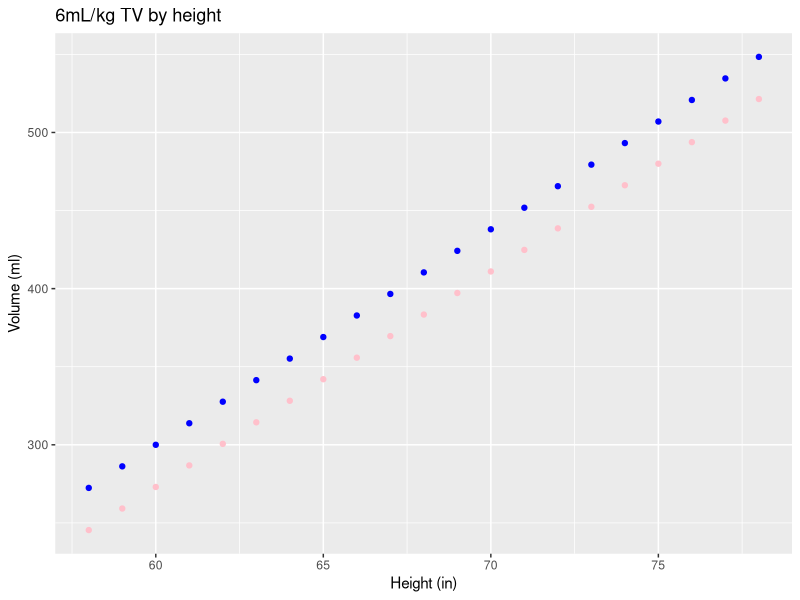
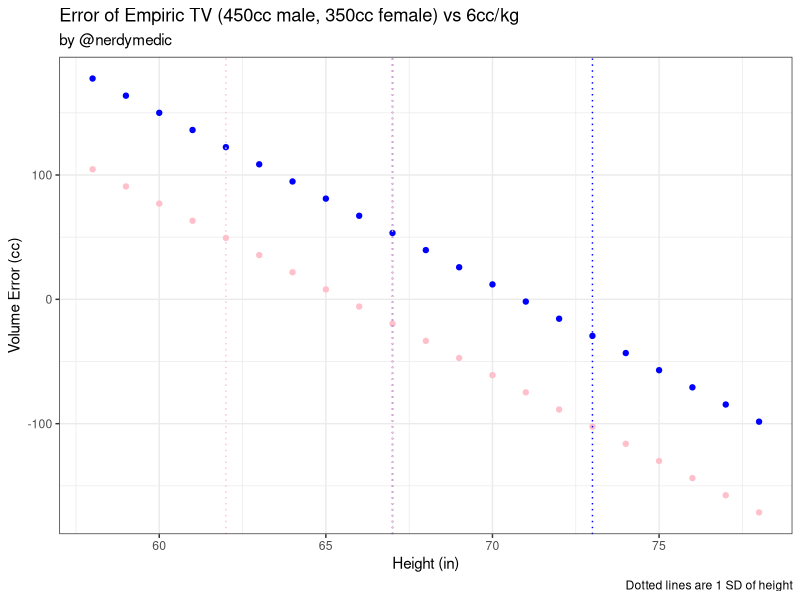

R code for these plots, in order:
library(tidyverse)

male_mean_height <- 70
male_sd_height  <- 3
female_mean_height <- 64.5
female_sd_height <- 2.5

male_empiric_tv <- 450
female_empiric_tv <- 350
no_SD <- 1
cc_per_kg <- 6

#generate ideal bw and tv data
data <- seq(58, 78, 1) %>% 
  tibble() %>% 
  select("height" = 1) %>% 
  mutate(male_wt = 50 + 2.3*(height - 60), female_wt = 45.5 + 2.3*(height - 60)) %>% 
  mutate(male_tv = cc_per_kg*male_wt, female_tv = cc_per_kg*female_wt)

#ideal tv plot
data %>% 
  ggplot(aes(x = height)) +
  geom_point(aes(y = male_tv), col = 'blue')+
  geom_point(aes(y = female_tv), col = "pink") +
  labs(x = "Height (in)", y = "Volume (ml)", title = paste0(cc_per_kg,"mL/kg TV by height"))

#tv error plot
data %>% 
  mutate(error_m = male_empiric_tv - male_tv, error_f = female_empiric_tv - female_tv) %>% 
  ggplot(aes(x = height))  +
  geom_point(aes(y = error_m), col = "blue") +
  geom_point(aes(y = error_f), col = "pink") +
  labs(x = "Height (in)", 
       y = "Volume Error (cc)", 
       title = paste0("Error of Empiric TV ","(",male_empiric_tv,"cc male, ", female_empiric_tv,"cc female) vs ",cc_per_kg,"cc/kg"), 
       subtitle = "by @nerdymedic",
       caption = paste("Dotted lines are",no_SD,"SD of height")) +
  geom_vline(xintercept = c(male_mean_height - no_SD * male_sd_height, 
                            male_mean_height + no_SD * male_sd_height), 
             color = "blue", 
             linetype = "dotted") +
  geom_vline(xintercept = c(female_mean_height - no_SD * female_sd_height, 
                            female_mean_height + no_SD * female_sd_height), 
             color = "pink", 
             linetype = "dotted") +
  theme_bw()

